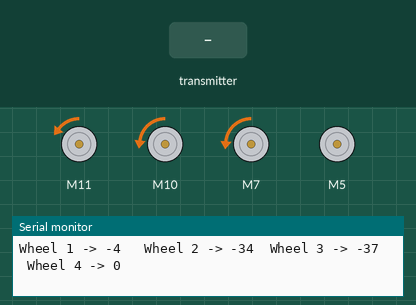
This program was run on a simulated Arduino Mega 2560, built with avr-gcc and run on an emulated ATmega2560. Shown: 4 × DC motor (green arrow = forward, orange = backward, longer = faster), the last lines printed to the serial monitor. Inputs (shaded band) come from the test bench.

Above: at 1.2 s.
1.3 s: the transmitter starts sending readChannel.2 = 1000
At 2.1 s:
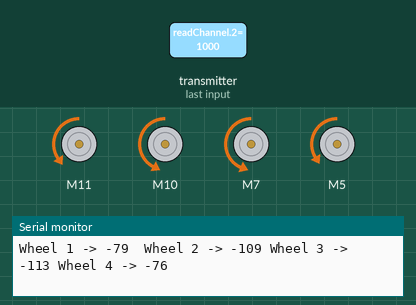
2.8 s: the transmitter starts sending readChannel.0 = 1000
At 4.0 s:
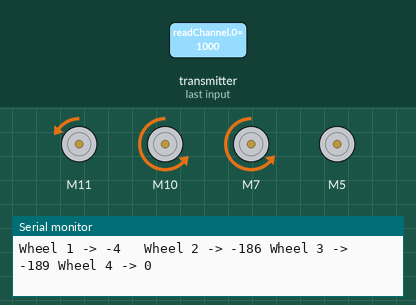
4.4 s: the transmitter starts sending readChannel.3 = 1000
At 4.8 s:
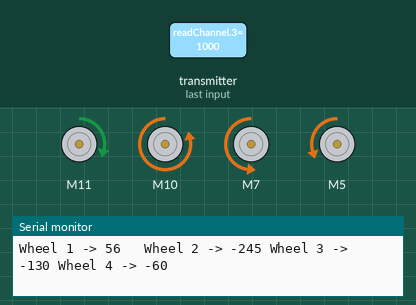
5.9 s: the transmitter starts sending readChannel.2 = 1250
At 6.8 s:
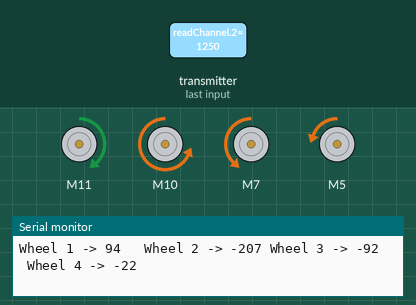
7.5 s: the transmitter starts sending readChannel.0 = 2000
At 8.7 s:
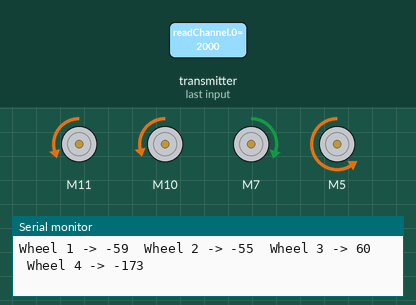
9.0 s: the transmitter starts sending readChannel.3 = 1500
At 9.4 s:
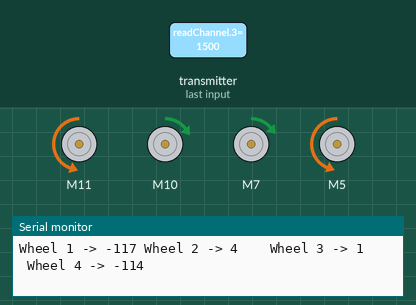
Timing chart, 0 to 11.5 s (numbered marks = the images above; inputs shaded):
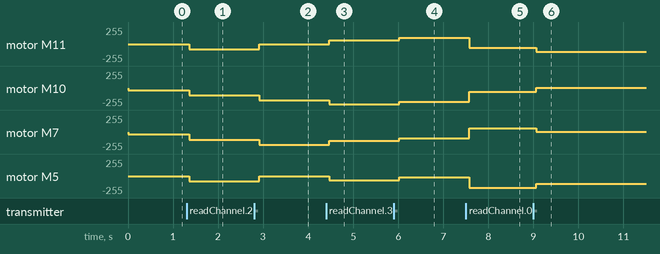

The program:

main.cpp
```cpp
// (licence header left out)
#include <Arduino.h>
#include "CytronMotorDriver.h"
#include <IBusBM.h>
#define max_pwm 60

IBusBM ibus;

// Configure the motor driver.
CytronMD motor2(PWM_DIR, 10, 9); // PWM 1 = Pin 3, DIR 1 = Pigggg
CytronMD motor1(PWM_DIR, 11, 8); // PWM 2 = Pin 9, DIR 2 = Pin 10.

CytronMD motor3(PWM_DIR, 7, 3); // PWM 1 = Pin 3, DIR 1 = Pin 4.
CytronMD motor4(PWM_DIR, 5, 2); // PWM 2 = Pin 9, DIR 2 = Pin 10.

// Red the channel and return a boolean value
void convert(int y, int x, int z_rotation)
{

  float WHEEL_GEOMETRY = 0.550 + 0.229; // Hight and width meters
  float WHEEL_RADIUS = 0.0785;          // radius in meters

  float front_left = (x - y - z_rotation * WHEEL_GEOMETRY) / WHEEL_RADIUS;
  float front_right = (x + y + z_rotation * WHEEL_GEOMETRY) / WHEEL_RADIUS;
  float back_left = (x + y - z_rotation * WHEEL_GEOMETRY) / WHEEL_RADIUS;
  float back_right = (x - y + z_rotation * WHEEL_GEOMETRY) / WHEEL_RADIUS;

  int front_left_ = map(front_left, -1000, 1000, -max_pwm, max_pwm);
  int front_right_ = map(front_right, -1000, 1000, -max_pwm, max_pwm);
  int back_left_ = map(back_left, -1000, 1000, -max_pwm, max_pwm);
  int back_right_ = map(back_right, -1000, 1000, -max_pwm, max_pwm);

  char output[100];
  sprintf(output, "Wheel 1 -> %-4d Wheel 2 -> %-4d Wheel 3 -> %-4d Wheel 4 -> %-4d", front_left_, front_right_, back_left_, back_right_);
  Serial.println(output);

  // Serial.println(String(front_left)+" "+String(front_right)+" "+String(back_left)+" "+String(back_right));

  motor1.setSpeed(front_left_);  // Motor 1 stops.
  motor2.setSpeed(front_right_); // Motor 2 stops.
  motor3.setSpeed(back_left_);   // Motor 1 stops.
  motor4.setSpeed(back_right_);  // Motor 2 stops.
}
int readChannel(byte channelInput, int minLimit, int maxLimit, int defaultValue)
{
  uint16_t ch = ibus.readChannel(channelInput);
  if (ch < 100)
    return defaultValue;
  return map(ch, 1000, 2000, minLimit, maxLimit);
}

// The setup routine runs once when you press reset.
void setup()
{
  HardwareSerial &ibusRcSerial = Serial1;
  HardwareSerial &aSerial = Serial;
  aSerial.begin(9600);
  ibus.begin(ibusRcSerial);
}

// The loop routine runs over and over again forever.

void loop()
{

  int Y_axis = readChannel(2, -100, 100, 0);
  int X_axis = readChannel(0, -100, 100, 0);
  int z_axis = readChannel(3, -100, 100, 0);
  Y_axis -= 24;
  X_axis -= 22;
  z_axis += 3;
  if (Y_axis < 20 && Y_axis > -20)
  {
    Y_axis = 0;
  }

  char output_1[100];
  sprintf(output_1, "ch 1 -> %-4d ch 2 -> %-4d ch 3 -> %-4d ", Y_axis, X_axis, z_axis);
  // Serial.println(output_1);

  // Serial.println(String(Y_axis)+" "+String(X_axis)+" "+String(z_axis));
  convert(X_axis, Y_axis, z_axis);
  delay(10);
}
```

Measured:
- after the input at 1.3 s, motor M11: backward 4/255 → backward 79/255 after 0.06 s; motor M10: backward 34/255 → backward 109/255 after 0.06 s; motor M7: backward 37/255 → backward 113/255 after 0.06 s; motor M5: stopped → backward 76/255 after 0.06 s
- after the input at 2.8 s, motor M11: backward 79/255 → backward 4/255 after 0.11 s; motor M10: backward 109/255 → backward 186/255 after 0.11 s; motor M7: backward 113/255 → backward 189/255 after 0.11 s; motor M5: backward 76/255 → stopped after 0.11 s
- after the input at 4.4 s, motor M11: backward 4/255 → forward 56/255 after 0.07 s; motor M10: backward 186/255 → backward 245/255 after 0.07 s; motor M7: backward 189/255 → backward 130/255 after 0.07 s; motor M5: stopped → backward 60/255 after 0.07 s
- after the input at 5.9 s, motor M11: forward 56/255 → forward 94/255 after 0.12 s; motor M10: backward 245/255 → backward 207/255 after 0.12 s; motor M7: backward 130/255 → backward 92/255 after 0.12 s; motor M5: backward 60/255 → backward 22/255 after 0.12 s
- after the input at 7.5 s, motor M11: forward 94/255 → backward 59/255 after 0.08 s; motor M10: backward 207/255 → backward 55/255 after 0.08 s; motor M7: backward 92/255 → forward 60/255 after 0.08 s; motor M5: backward 22/255 → backward 173/255 after 0.08 s
- after the input at 9.0 s, motor M11: backward 59/255 → backward 117/255 after 0.07 s; motor M10: backward 55/255 → forward 4/255 after 0.07 s; motor M7: forward 60/255 → forward 1/255 after 0.07 s; motor M5: backward 173/255 → backward 114/255 after 0.07 s
